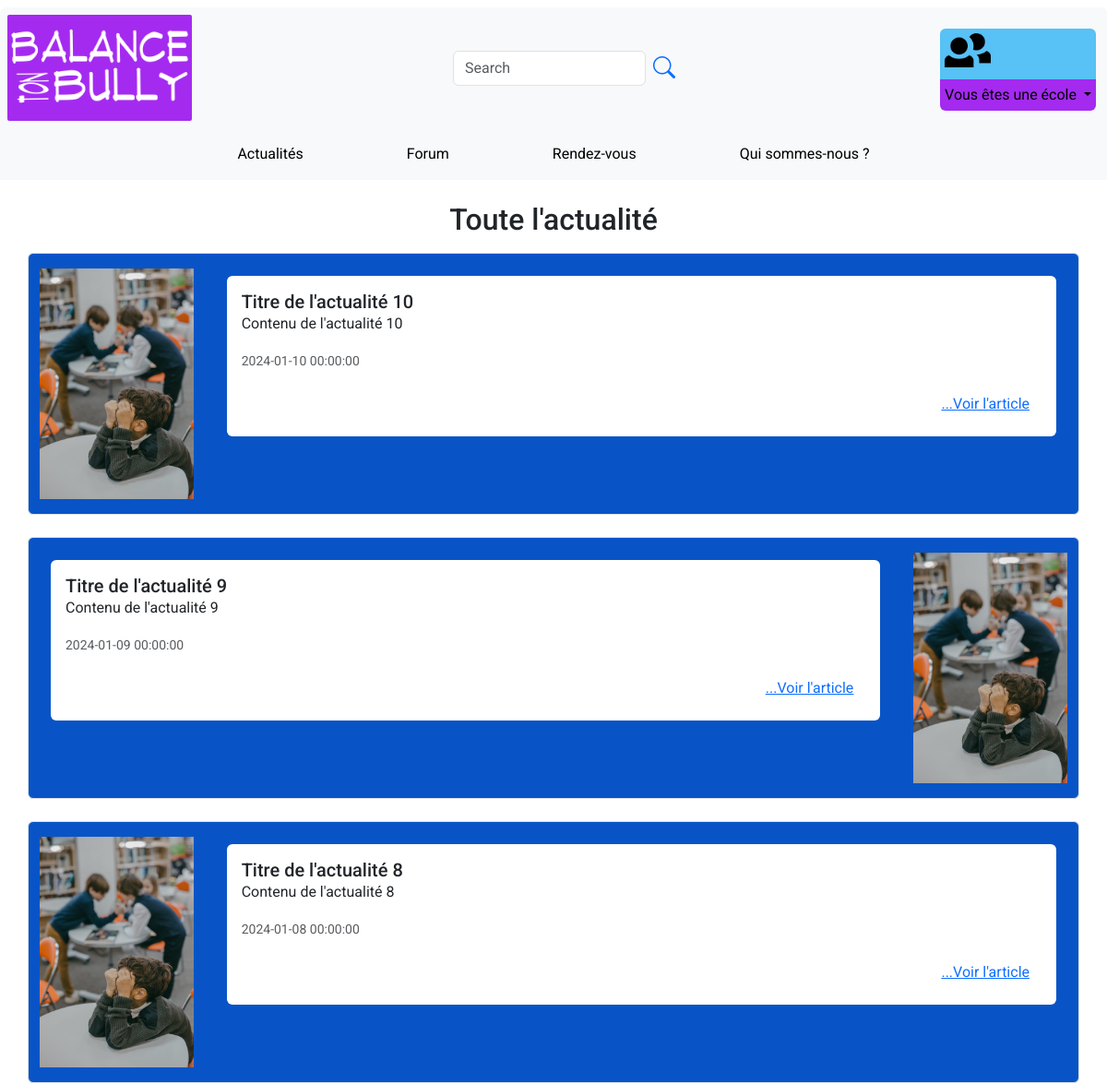
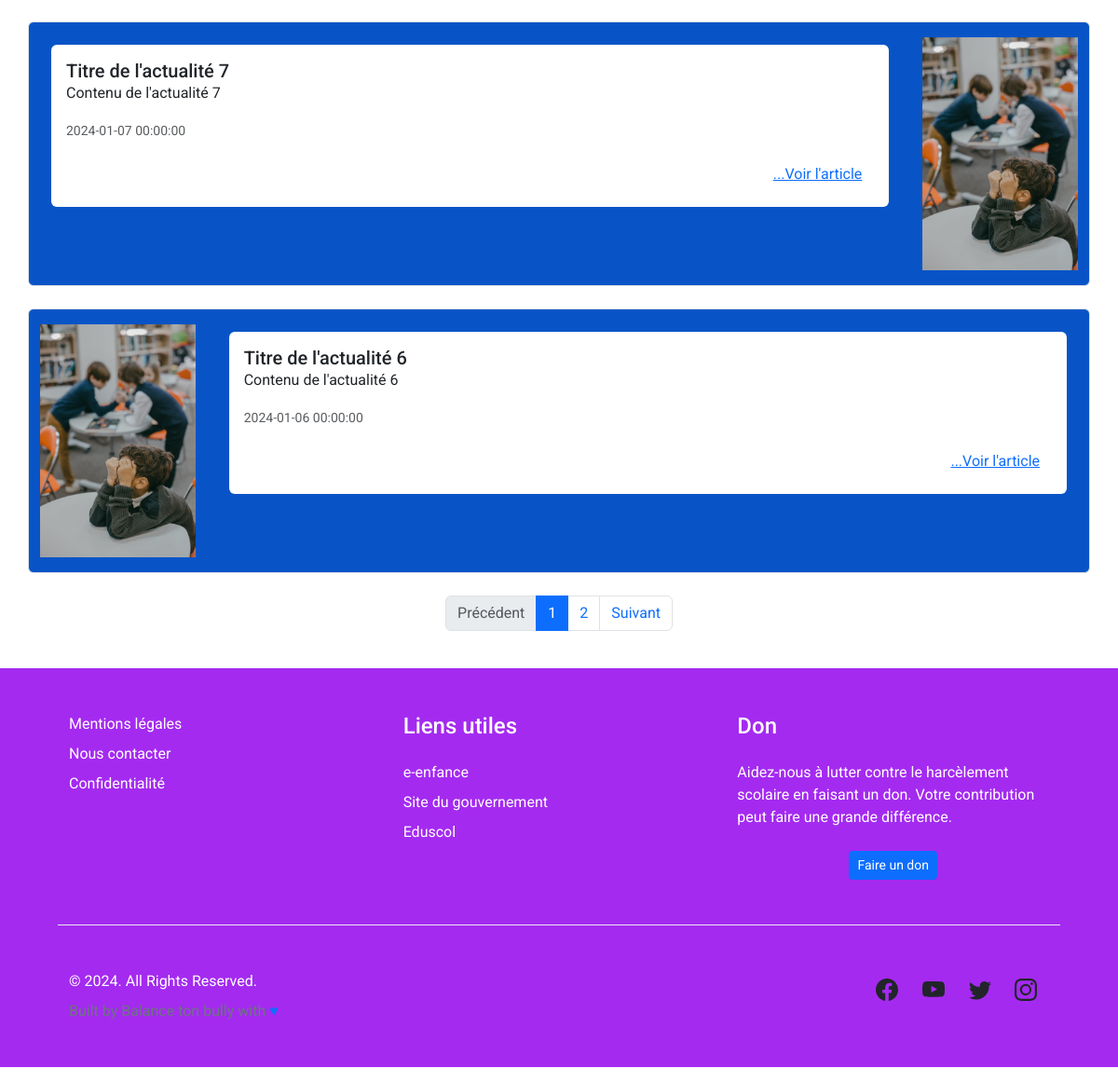
/pages/actualites.php, run on the app's committed database (2 pictures, top to bottom).
### tables this page shows
CREATE TABLE `actualites` (
    `id_actualite` int(11) NOT NULL AUTO_INCREMENT,
    `titre` varchar(255) NOT NULL,
    `photo` varchar(255) DEFAULT NULL,
    `contenu` text NOT NULL,
    `lien_article` varchar(255) DEFAULT NULL,
    `date_publication` datetime NOT NULL,
    PRIMARY KEY (`id_actualite`)
);

### pages/actualites.php (the view, shortened to what this page needs)
<?php
$dbh = dbConnexion();
$elementsParPage = 5;
$page = isset($_GET['page']) ? intval($_GET['page']) : 1;
$offset = ($page - 1) * $elementsParPage;
function getTotalActualites($dbh) {
    $stmt = $dbh->prepare("SELECT COUNT(*) AS total FROM actualites");
    $stmt->execute();
    $row = $stmt->fetch(PDO::FETCH_ASSOC);
    return $row['total'];
}
$totalActualites = getTotalActualites($dbh);
$totalPages = ceil($totalActualites / $elementsParPage);
function getActualites($dbh, $offset, $elementsParPage) {
    $stmt = $dbh->prepare("SELECT * FROM actualites ORDER BY date_publication DESC LIMIT :offset, :elementsParPage");
    $stmt->bindParam(':offset', $offset, PDO::PARAM_INT);
    $stmt->bindParam(':elementsParPage', $elementsParPage, PDO::PARAM_INT);
    $stmt->execute();
    return $stmt->fetchAll(PDO::FETCH_ASSOC);
}
$actualities = getActualites($dbh, $offset, $elementsParPage);
?>
<!DOCTYPE html>
<html lang="en">
<head>
    <link href="../css/style.css" rel="stylesheet">
    <link href="https://cdn.jsdelivr.net/npm/bootstrap@5.3.3/dist/css/bootstrap.min.css" rel="stylesheet">
    <link href="https://cdn.jsdelivr.net/npm/bootstrap-icons@1.8.1/font/bootstrap-icons.css" rel="stylesheet">
</head>
<body>
<?php include('../includes/headerNav.php')?>
<div class="container mt-4">
    <h2 class="mb-3 text-center">Toute l'actualité</h2>
    <?php foreach ($actualities as $key => $actu): ?>
        <div class="row no-gutters border rounded overflow-hidden mb-4 <?php echo $key % 2 == 0 ? '' : 'flex-md-row-reverse'; ?>" style="background-color: #0854C7;">
            <div class="col-12 col-md-auto text-center">
                <img src="<?php echo htmlspecialchars($actu['photo']); ?>" style="height: 250px;" alt="photo actu" class="my-3">
            </div>
            <div class="col p-4">
                <div class="bg-white p-3 rounded">
                    <h5 class="card-title"><?php echo htmlspecialchars($actu['titre']); ?></h5>
                    <p class="card-text text-start"><?php echo htmlspecialchars($actu['contenu']); ?></p>
                    <p class="card-text"><small class="text-muted"><?php echo htmlspecialchars($actu['date_publication']); ?></small></p>
                    <div class="d-flex justify-content-end">
                        <a href="<?php echo htmlspecialchars($actu['lien_article']); ?>" class="btn btn-link">...Voir l'article</a>
                    </div>
                </div>
            </div>
        </div>
    <?php endforeach; ?>
    <?php
    if ($totalPages > 1) {
        echo '<nav aria-label="Pagination">';
        echo '<ul class="pagination justify-content-center">';
        echo '<li class="page-item '.($page <= 1 ? 'disabled' : '').'">';
        echo '<a class="page-link" href="?page='.($page - 1).'" tabindex="-1">Précédent</a>';
        echo '</li>';
        $threshold = 5;
        if ($totalPages <= $threshold) {
            for ($i = 1; $i <= $totalPages; $i++) {
                echo '<li class="page-item '.($page == $i ? 'active' : '').'">';
                echo '<a class="page-link" href="?page='.$i.'">'.$i.'</a>';
                echo '</li>';
            }
        }
        echo '<li class="page-item '.($page >= $totalPages ? 'disabled' : '').'">';
        echo '<a class="page-link" href="?page='.($page + 1).'">Suivant</a>';
        echo '</li>';
        echo '</ul>';
        echo '</nav>';
    }
    ?>
</div>
<?php include('../includes/footer.php') ?>
</body>
</html>

### includes/headerNav.php (shortened to what this page needs)
<!DOCTYPE html>
<html lang="en">
<head>
    <link href="../css/style.css" rel="stylesheet">
    <link href="https://cdn.jsdelivr.net/npm/bootstrap@5.3.3/dist/css/bootstrap.min.css" rel="stylesheet">
    <link href="https://cdn.jsdelivr.net/npm/bootstrap-icons@1.8.1/font/bootstrap-icons.css" rel="stylesheet">
    <link href="../css/style.css" rel="stylesheet">
</head>
<body>
<div class='container-fluid p-0 mt-2 rounded'>
    <header class='bg-light text-black rounded-top'>
        <div class='row align-items-center justify-content-between m-0'>
            <div class='col-12 col-md-auto p-2 text-center'>
                <a href='../php/index.php'>
                    <img src='../assets/Logo_site.png' class='img-fluid perso_logoSize' alt='logo du site' />
                </a>
            </div>
            <div class='col d-flex justify-content-center'>
                <form class="form-inline d-flex">
                    <input class="form-control me-2" type="search" placeholder="Search" aria-label="Search">
                    <a href="#!" class="d-flex align-items-center">
                        <i class="bi bi-search" style="font-size: 1.5rem;"></i>
                    </a>
                </form>
            </div>
            <div class='col-12 col-md-auto text-center pt-1 pr-4 connexion-section '>
                <div class="d-none d-md-flex justify-content-center custom-bg-logo rounded-top">
                    <a href="../php/connexion.php" class="d-block mb-2" style="max-width: 50px;">
                        <img src="../assets/🦆 icon _people_.png" class="connexion-logo img-fluid" alt="connexion">
                    </a>
                    <div class="container my-3">
                    </div>
                </div>
                <div class="d-none d-md-block dropdown custom-bg-dropdown rounded-bottom ">
                    <a class="nav-link dropdown-toggle" href="#" id="navbarDropdown" role="button" data-bs-toggle="dropdown" aria-expanded="false">
                        Vous êtes une école
                    </a>
                </div>
            </div>
            <div class="container-fluid p-0 rounded">
                <nav class="navbar navbar-expand-lg navbar-light bg-light rounded-bottom">
                    <div class="collapse navbar-collapse justify-content-center" id="navbarSupportedContent">
                        <ul class="navbar-nav">
                            <li class="nav-item">
                                <a class="nav-link text-black text-center mx-5" href="../pages/actualites.php">Actualités</a>
                            </li>
                            <li class="nav-item">
                                <a class="nav-link text-black text-center mx-5" href="../pages/accueilForum.php">Forum</a>
                            </li>
                            <li class="nav-item">
                                <a class="nav-link text-black text-center mx-5" href="">Rendez-vous</a>
                            </li>
                            <li class="nav-item">
                                <a class="nav-link text-black text-center mx-5" href="">Qui sommes-nous ?</a>
                            </li>
                        </ul>
                    </div>
                </nav>
            </div>
        </div>
    </header>
</div>
</body>
</html>

### includes/footer.php (shortened to what this page needs)
<link rel="stylesheet" href="../css/style.css">
<footer class="footer py-3 py-xl-8">
    <div class="container-fluid p-0 mt-2 rounded">
        <div class="container-fluid bg-light">
            <div class="row justify-content-center">
                <div class="col-12 col-md-11">
                    <section class="py-4 py-md-5 py-xl-8">
                        <div class="container-fluid overflow-hidden">
                            <div class="row gy-4 gy-lg-0 justify-content-xl-between">
                                <div class="col-12 col-md-4 col-lg-3 col-xl-2">
                                    <div class="widget">
                                        <ul class="list-unstyled">
                                            <li class="mb-2">
                                                <a href="../pages/mentionlegales.php" class="text-decoration-none">Mentions légales</a>
                                            </li>
                                            <li class="mb-2">
                                                <a href="../pages/contact.php" class="text-decoration-none">Nous contacter</a>
                                            </li>
                                            <li class="mb-2">
                                                <a href="#!" class="text-decoration-none">Confidentialité</a>
                                            </li>
                                        </ul>
                                    </div>
                                </div>
                                <div class="col-12 col-md-4 col-lg-3 col-xl-2">
                                    <div class="widget">
                                        <h4 class="widget-title mb-4">Liens utiles</h4>
                                        <ul class="list-unstyled">
                                            <li class="mb-2">
                                                <a href="#!" class="text-decoration-none">e-enfance</a>
                                            </li>
                                            <li class="mb-2">
                                                <a href="#!" class="text-decoration-none">Site du gouvernement</a>
                                            </li>
                                            <li class="mb-2">
                                                <a href="#!" class="text-decoration-none">Eduscol</a>
                                            </li>
                                        </ul>
                                    </div>
                                </div>
                                <div class="col-12 col-lg-3 col-xl-4">
                                    <div class="widget">
                                        <h4 class="widget-title mb-4">Don</h4>
                                        <p class="mb-4">Aidez-nous à lutter contre le harcèlement scolaire en faisant un don. Votre contribution peut faire une grande différence.</p>
                                        <div class="d-grid justify-content-center" style="max-width: 200px; margin: 0 auto;";>
                                            <a href="../pages/dons.php" class="btn btn-primary btn-sm" type="button">Faire un don</a>
                                        </div>
                                    </div>
                                </div>
                            </div>
                        </div>
                    </section>
                    <div class="py-4 py-md-5 py-xl-8 border-top border-light-subtle">
                        <div class="container-fluid overflow-hidden">
                            <div class="row gy-4 gy-md-0">
                                <div class="col-xs-12 col-md-7 order-1 order-md-0">
                                    <div class="copyright text-center text-md-start">
                                        &copy; 2024. All Rights Reserved.
                                    </div>
                                    <div class="credits text-secondary text-center text-md-start mt-2 fs-7">
                                        Built by <a href="https://bootstrapbrain.com/" class="link-secondary text-decoration-none">Balance ton bully</a> with <span class="text-primary">&#9829;</span>
                                    </div>
                                </div>
                                <div class="col-xs-12 col-md-5 order-0 order-md-1">
                                    <ul class="nav justify-content-center justify-content-md-end" style="--bs-nav-link-padding-x: .8rem;">
                                        <li class="nav-item">
                                            <a class="nav-link link-dark" href="#!">
                                            </a>
                                        </li>
                                        <li class="nav-item">
                                            <a class="nav-link link-dark" href="#!">
                                            </a>
                                        </li>
                                        <li class="nav-item">
                                            <a class="nav-link link-dark" href="#!">
                                            </a>
                                        </li>
                                        <li class="nav-item">
                                            <a class="nav-link link-dark" href="#!">
                                            </a>
                                        </li>
                                    </ul>
                                </div>
                            </div>
                        </div>
                    </div>
                </div>
            </div>
        </div>
    </div>
</footer>

### css/style.css (style rules this page uses)
* { font-family: "Roboto"; margin: 0; box-sizing: border-box; padding: 0; }
.perso_logoSize { width: 200px; background-color: #A42AF0; padding: 3px; border-radius: 2px; }
.custom-bg-logo { background-color: #58C1F5; padding: 5px; }
.custom-bg-dropdown { background-color: #A42AF0; padding: 5px; }
footer div { background-color: #A42AF0; color: white; }
footer div a { color: white; transition: font-size 1.2ms; }

### data on the page
actualites: photo (picture), titre "Titre de l'actualité 10", contenu "Contenu de l'actualité 10", date_publication "2024-01-10 00:00:00"
actualites: photo (picture), titre "Titre de l'actualité 9", contenu "Contenu de l'actualité 9", date_publication "2024-01-09 00:00:00"
actualites: photo (picture), titre "Titre de l'actualité 8", contenu "Contenu de l'actualité 8", date_publication "2024-01-08 00:00:00"
actualites: photo (picture), titre "Titre de l'actualité 7", contenu "Contenu de l'actualité 7", date_publication "2024-01-07 00:00:00"
actualites: photo (picture), titre "Titre de l'actualité 6", contenu "Contenu de l'actualité 6", date_publication "2024-01-06 00:00:00"
